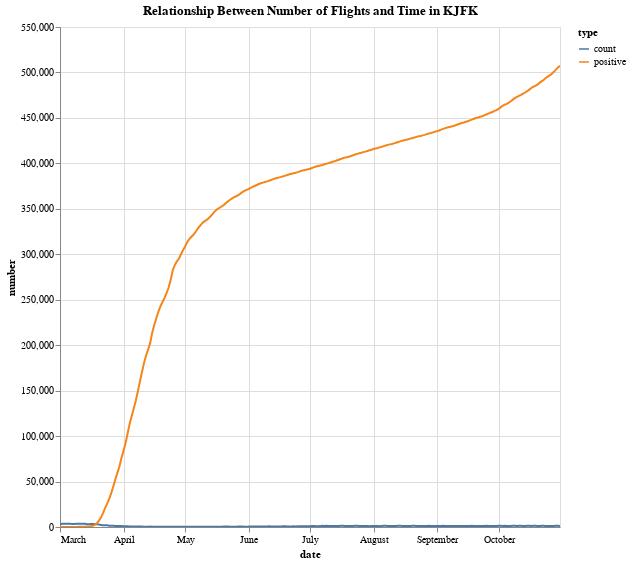

Write notebook code for a chart like this one.
### Code cell
alt.Chart(flight_long_form, title="Relationship Between Number of Flights and Time in KJFK").mark_line().encode(
    x=alt.X("date:T"),
    y="number",
    color='type',
    tooltip=list(flight_long_form.columns)
).properties(
    width=500,
    height=500
).interactive()

### Figure 1 — Vega-Lite specification as saved in the notebook (floating-point values rounded to 4 significant figures; data arrays with more than 128 entries replaced by an {"elided": "..."} marker saying what was removed)
{"config": {"view": {"continuousWidth": 400, "continuousHeight": 300}}, "data": {"name": "data-6f3a6e8be3f7563d76d68ef5b65b4918"}, "mark": "line", "encoding": {"color": {"type": "nominal", "field": "type"}, "tooltip": [{"type": "nominal", "field": "date"}, {"type": "nominal", "field": "type"}, {"type": "quantitative", "field": "number"}], "x": {"type": "temporal", "field": "date"}, "y": {"type": "quantitative", "field": "number"}}, "height": 500, "selection": {"selector002": {"type": "interval", "bind": "scales", "encodings": ["x", "y"]}}, "title": "Relationship Between Number of Flights and Time in KJFK", "width": 500, "$schema": "https://vega.github.io/schema/vega-lite/v4.8.1.json", "datasets": {"data-6f3a6e8be3f7563d76d68ef5b65b4918": {"elided": "490 records"}}}
